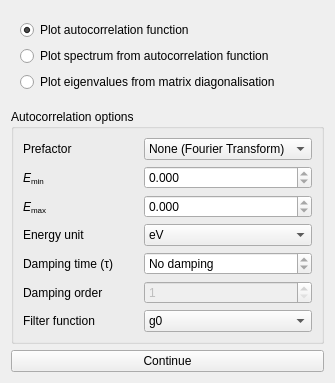
      <widget class="AnalysisResults" name="analres_tab">
       <property name="geometry">
        <rect>
         <x>0</x>
         <y>0</y>
         <width>335</width>
         <height>383</height>
        </rect>
       </property>
       <attribute name="label">
        <string>Analyse Results</string>
       </attribute>
       <layout class="QVBoxLayout" name="verticalLayout_3">
        <item>
         <widget class="QWidget" name="analres_radio" native="true">
          <layout class="QVBoxLayout" name="analres_layout" stretch="0,0,0">
           <item>
            <widget class="QRadioButton" name="analres_1">
             <property name="statusTip">
              <string>Reads ./auto and plots the autocorrelation function.</string>
             </property>
             <property name="text">
              <string>Plot autocorrelation function</string>
             </property>
             <property name="checked">
              <bool>true</bool>
             </property>
            </widget>
           </item>
           <item>
            <widget class="QRadioButton" name="analres_2">
             <property name="statusTip">
              <string>Executes autospec and plots the spectrum.</string>
             </property>
             <property name="text">
              <string>Plot spectrum from autocorrelation function</string>
             </property>
            </widget>
           </item>
           <item>
            <widget class="QRadioButton" name="analres_3">
             <property name="text">
              <string>Plot eigenvalues from matrix diagonalisation</string>
             </property>
            </widget>
           </item>
          </layout>
         </widget>
        </item>
        <item>
         <spacer name="analres_vspacer">
          <property name="orientation">
           <enum>Qt::Vertical</enum>
          </property>
          <property name="sizeHint" stdset="0">
           <size>
            <width>0</width>
            <height>20</height>
           </size>
          </property>
         </spacer>
        </item>
        <item>
         <widget class="QGroupBox" name="autocol_box">
          <property name="title">
           <string>Autocorrelation options</string>
          </property>
          <layout class="QGridLayout" name="gridLayout_2">
           <item row="0" column="0">
            <widget class="QLabel" name="autocol_prefac_label">
             <property name="text">
              <string>Prefactor</string>
             </property>
             <property name="buddy">
              <cstring>autocol_prefac</cstring>
             </property>
            </widget>
           </item>
           <item row="0" column="1">
            <widget class="QComboBox" name="autocol_prefac">
             <item>
              <property name="text">
               <string>None (Fourier Transform)</string>
              </property>
             </item>
             <item>
              <property name="text">
               <string>Energy prefactor</string>
              </property>
             </item>
            </widget>
           </item>
           <item row="1" column="0">
            <widget class="QLabel" name="autocol_emin_label">
             <property name="text">
              <string>&lt;html&gt;&lt;head/&gt;&lt;body&gt;&lt;p&gt;&lt;span style=&quot; font-style:italic;&quot;&gt;E&lt;/span&gt;&lt;span style=&quot; font-size:10pt; vertical-align:sub;&quot;&gt;min&lt;/span&gt;&lt;/p&gt;&lt;/body&gt;&lt;/html&gt;</string>
             </property>
             <property name="textFormat">
              <enum>Qt::AutoText</enum>
             </property>
             <property name="buddy">
              <cstring>autocol_emin</cstring>
             </property>
            </widget>
           </item>
           <item row="1" column="1">
            <widget class="QDoubleSpinBox" name="autocol_emin">
             <property name="decimals">
              <number>3</number>
             </property>
             <property name="minimum">
              <double>-inf</double>
             </property>
             <property name="maximum">
              <double>inf</double>
             </property>
            </widget>
           </item>
           <item row="2" column="0">
            <widget class="QLabel" name="autocol_emax_label">
             <property name="text">
              <string>&lt;html&gt;&lt;head/&gt;&lt;body&gt;&lt;p&gt;&lt;span style=&quot; font-style:italic;&quot;&gt;E&lt;/span&gt;&lt;span style=&quot; font-size:10pt; vertical-align:sub;&quot;&gt;max&lt;/span&gt;&lt;/p&gt;&lt;/body&gt;&lt;/html&gt;</string>
             </property>
             <property name="buddy">
              <cstring>autocol_emax</cstring>
             </property>
            </widget>
           </item>
           <item row="2" column="1">
            <widget class="QDoubleSpinBox" name="autocol_emax">
             <property name="decimals">
              <number>3</number>
             </property>
             <property name="minimum">
              <double>-inf</double>
             </property>
             <property name="maximum">
              <double>inf</double>
             </property>
            </widget>
           </item>
           <item row="3" column="0">
            <widget class="QLabel" name="autocol_unit_label">
             <property name="text">
              <string>Energy unit</string>
             </property>
             <property name="buddy">
              <cstring>autocol_unit</cstring>
             </property>
            </widget>
           </item>
           <item row="3" column="1">
            <widget class="QComboBox" name="autocol_unit">
             <property name="currentText">
              <string>eV</string>
             </property>
             <item>
              <property name="text">
               <string>eV</string>
              </property>
             </item>
             <item>
              <property name="text">
               <string>au</string>
              </property>
             </item>
             <item>
              <property name="text">
               <string>nm wavelength</string>
              </property>
             </item>
             <item>
              <property name="text">
               <string>cm⁻¹</string>
              </property>
             </item>
             <item>
              <property name="text">
               <string>kcal mol⁻¹</string>
              </property>
             </item>
             <item>
              <property name="text">
               <string>kJ mol⁻¹</string>
              </property>
             </item>
             <item>
              <property name="text">
               <string>eV⁻¹</string>
              </property>
             </item>
             <item>
              <property name="text">
               <string>K</string>
              </property>
             </item>
             <item>
              <property name="text">
               <string>Debye</string>
              </property>
             </item>
             <item>
              <property name="text">
               <string>meV</string>
              </property>
             </item>
             <item>
              <property name="text">
               <string>mHa</string>
              </property>
             </item>
             <item>
              <property name="text">
               <string>aJ</string>
              </property>
             </item>
            </widget>
           </item>
           <item row="4" column="0">
            <widget class="QLabel" name="autocol_tau_label">
             <property name="text">
              <string>Damping time (τ)</string>
             </property>
             <property name="buddy">
              <cstring>autocol_tau</cstring>
             </property>
            </widget>
           </item>
           <item row="4" column="1">
            <widget class="QDoubleSpinBox" name="autocol_tau">
             <property name="specialValueText">
              <string>No damping</string>
             </property>
             <property name="suffix">
              <string> fs</string>
             </property>
             <property name="maximum">
              <double>inf</double>
             </property>
            </widget>
           </item>
           <item row="5" column="0">
            <widget class="QLabel" name="autocol_iexp_label">
             <property name="text">
              <string>Damping order</string>
             </property>
             <property name="buddy">
              <cstring>autocol_iexp</cstring>
             </property>
            </widget>
           </item>
           <item row="5" column="1">
            <widget class="QSpinBox" name="autocol_iexp">
             <property name="enabled">
              <bool>false</bool>
             </property>
             <property name="minimum">
              <number>1</number>
             </property>
             <property name="maximum">
              <number>100</number>
             </property>
            </widget>
           </item>
           <item row="6" column="0">
            <widget class="QLabel" name="autocol_filfunc_label">
             <property name="text">
              <string>Filter function</string>
             </property>
             <property name="buddy">
              <cstring>autocol_filfunc</cstring>
             </property>
            </widget>
           </item>
           <item row="6" column="1">
            <widget class="QComboBox" name="autocol_filfunc">
             <item>
              <property name="text">
               <string>g0</string>
              </property>
             </item>
             <item>
              <property name="text">
               <string>g1</string>
              </property>
             </item>
             <item>
              <property name="text">
               <string>g2</string>
              </property>
             </item>
             <item>
              <property name="text">
               <string>g3</string>
              </property>
             </item>
             <item>
              <property name="text">
               <string>g4 (g'0)</string>
              </property>
             </item>
             <item>
              <property name="text">
               <string>g5 (g'1)</string>
              </property>
             </item>
            </widget>
           </item>
          </layout>
         </widget>
        </item>
        <item>
         <widget class="QPushButton" name="analres_push">
          <property name="text">
           <string>Continue</string>
          </property>
         </widget>
        </item>
       </layout>
      </widget>
